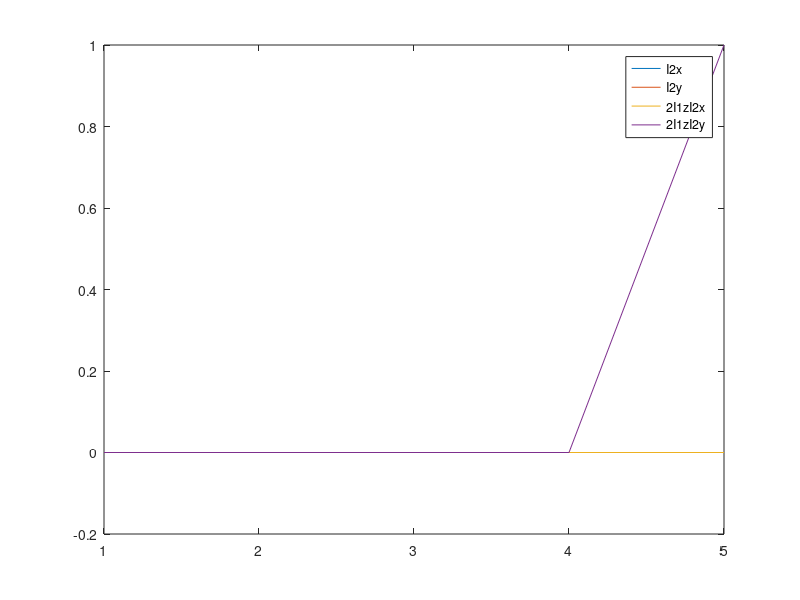

The MATLAB script that drew this image:
clear all;
close all;


numParticles = 2;
stateSpaceMatrixSize = 2^numParticles;
J = 5; % [Hz]
sx = [0 1;
      1 0]/2;
sy = [0 -1i;
      1i 0]/2;
sz = [1  0;
      0 -1]/2;      
si = [1  0;
      0  1]/2;

% define a bunch of density matrix elements
I1x = kron(sx,si) * 2;
I2x = kron(si,sx) * 2;
I1y = kron(sy,si) * 2;
I2y = kron(si,sy) * 2;
I1z = kron(sz,si) * 2;
I2z = kron(si,sz) * 2;

% Bilinear operators; these are actually 2I1zI2x etc ... 
I1zI2z = kron(sz,sz) * 2; 
I1zI2x =  kron(sz,sx) * 2;
I1zI2y =  kron(sz,sy) * 2;


% pulse sequence. all vectors should be the same length 
% for the RF, put angles and corresponding delays of 0
% for delay periods, set RF to 0     
tau = 1/(2*J);

% refocused inept
channel1RF = [90 0 180 0 90*1i] * pi/180;
channel2RF = [0  0 180 0 90] * pi/180;
delays = [0 tau/2 0 tau/2 0];

% basic inept
%channel1RF = [90 0 90*1i] * pi/180;
%channel2RF = [0  0 90] * pi/180;
%delays =     [0 tau 0];



driftHamiltonian = pi * J * I1zI2z; % J coupling and chemical shift, [Hz]
numPulseSequenceElements = length(delays);
rho = I1z;% initial state
densityMatrix = zeros([stateSpaceMatrixSize stateSpaceMatrixSize numPulseSequenceElements]);

for ii = 1:numPulseSequenceElements
  currentHamiltonian = [];
  if(delays(ii) == 0) % rf hamiltonian
    RF1x = real(channel1RF(ii));
    RF1y = imag(channel1RF(ii));
    RF2x = real(channel2RF(ii));
    RF2y = imag(channel2RF(ii));
    currentHamiltonian = RF1x*I1x +  RF1y*I1y + RF2x*I2x + RF2y*I2y;
  else % drift hamiltonian
    currentHamiltonian = driftHamiltonian * delays(ii);
  end
  Ht = currentHamiltonian;
  rho = expm(-1i * Ht) * rho * expm(+1i * Ht);
  densityMatrix(:,:,ii) = rho;
end



% frobenius inner product
function innerProduct = fip(A,B)
  innerProduct = trace(conj(A') * B);
endfunction


% track spin 2 density matrix elements over pulse sequence
spin2X = zeros([1 numPulseSequenceElements]);
spin2Y = zeros([1 numPulseSequenceElements]);
spin1Zspin2X = zeros([1 numPulseSequenceElements]);
spin1Zspin2Y = zeros([1 numPulseSequenceElements]);

for ii = 1:numPulseSequenceElements
  rho = squeeze(densityMatrix(:,:,ii));
  spin2X(ii) = fip(rho, I2x);
  spin2Y(ii) = fip(rho, I2y);
  spin1Zspin2X(ii) = fip(rho, I1zI2x);
  spin1Zspin2Y(ii) = fip(rho, I1zI2y);
end

t = 1:numPulseSequenceElements;
plot(t,spin2X,...
     t,spin2Y,...
     t,spin1Zspin2X,...
     t,spin1Zspin2Y)
legend('I2x','I2y','2I1zI2x','2I1zI2y');








     